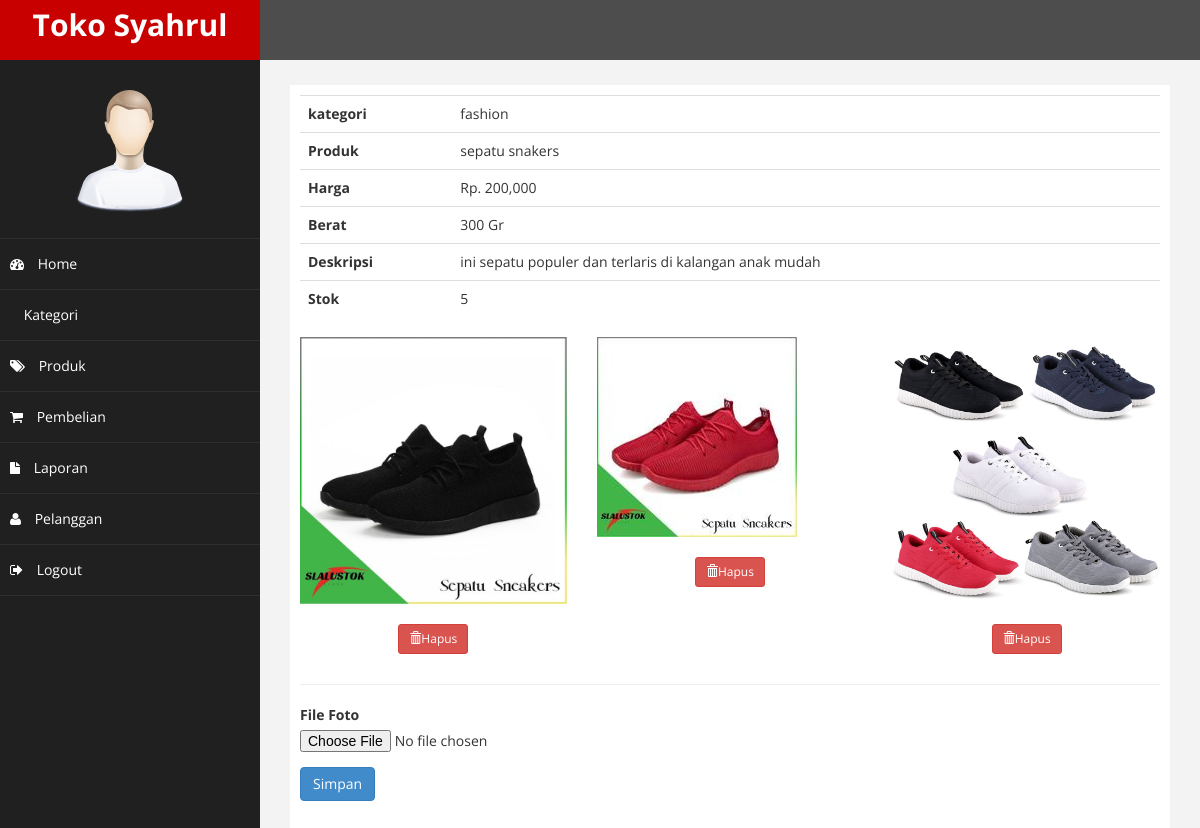
The page /admin/bs-binary-admin/index.php?halaman=detailproduk&id=20 (signed in) on the database its author committed.
### tables this page shows
CREATE TABLE `produk` (
  `id_produk` int(11) NOT NULL AUTO_INCREMENT,
  `id_kategori` int(5) NOT NULL,
  `nama_produk` varchar(100) NOT NULL,
  `harga_produk` int(11) NOT NULL,
  `berat` int(11) NOT NULL,
  `foto_produk` varchar(100) NOT NULL,
  `deskripsi_produk` text NOT NULL,
  `stok_produk` int(5) NOT NULL,
  PRIMARY KEY (`id_produk`)
);

CREATE TABLE `kategori` (
  `id_kategori` int(5) NOT NULL AUTO_INCREMENT,
  `nama_kategori` varchar(100) NOT NULL,
  PRIMARY KEY (`id_kategori`)
);

CREATE TABLE `produk_foto` (
  `id_produk_foto` int(11) NOT NULL AUTO_INCREMENT,
  `id_produk` int(11) NOT NULL,
  `nama_produk_foto` varchar(255) NOT NULL,
  PRIMARY KEY (`id_produk_foto`)
);

### admin/bs-binary-admin/detailproduk.php (the view, shortened to what this page needs)
<?php
$id_produk = $_GET['id'];
$ambil = $koneksi->query("SELECT * FROM produk LEFT JOIN kategori ON produk.id_kategori=kategori.id_kategori WHERE id_produk='$id_produk'");
$detailproduk = $ambil->fetch_assoc();
$fotoproduk=array();
$ambilfoto = $koneksi->query("SELECT * FROM produk_foto WHERE id_produk='$id_produk'");
while($tiap = $ambilfoto->fetch_assoc())
{
	$fotoproduk[]=$tiap;
}
?>
<table class="table">
	<tr>
		<th>kategori</th>
		<td><?php echo $detailproduk['nama_kategori']; ?></td>
	</tr>
	<tr>
		<th>Produk</th>
		<td><?php echo $detailproduk['nama_produk']; ?></td>
	</tr>
	<tr>
		<th>Harga</th>
		<td>Rp. <?php echo number_format($detailproduk['harga_produk']); ?></td>
	</tr>
	<tr>
		<th>Berat</th>
		<td><?php echo $detailproduk['berat']; ?> Gr</td>
	</tr>
	<tr>
		<th>Deskripsi</th>
		<td><?php echo $detailproduk['deskripsi_produk']; ?></td>
	</tr>
	<tr>
		<th>Stok</th>
		<td><?php echo $detailproduk['stok_produk']; ?></td>
	</tr>
</table>
<div class="row">
	<?php foreach ($fotoproduk as $key => $value): ?>
	<div class="col-md-4 text-center">
		<img src="../foto_produk/<?php echo $value['nama_produk_foto'] ?>" alt="" class="img-responsive">
		<p>
			<a href="index.php?halaman=hapusfotoproduk&idfoto=<?php echo $value['id_produk_foto'] ?>&idproduk=<?php echo $id_produk ?>" class="btn btn-danger btn-sm"><i class="glyphicon glyphicon-trash"></i>Hapus</a>
		</p>
	</div>
	<?php endforeach ?>
</div>
<hr>
<form method="post" enctype="multipart/form-data">
	<div class="form-group">
		<label>File Foto</label>
		<input type="file" name="produk_foto">
	</div>
	<button class="btn btn-primary" name="simpan" value="simpan">Simpan</button>
</form>

### admin/bs-binary-admin/assets/css/custom.css (style rules this page uses)
body { font-family: 'Open Sans', sans-serif; }
.text-center { text-align:center; }
p { font-size:16px; line-height:25px; padding-top:20px; }

### rows shown on the page
produk: id_kategori.nama_kategori "fashion", nama_produk "sepatu snakers", harga_produk "200,000", berat "300", deskripsi_produk "ini sepatu populer dan terlaris di kalangan anak mudah", stok_produk "5"
produk_foto: nama_produk_foto (picture)
produk_foto: nama_produk_foto (picture)
produk_foto: nama_produk_foto (picture)
